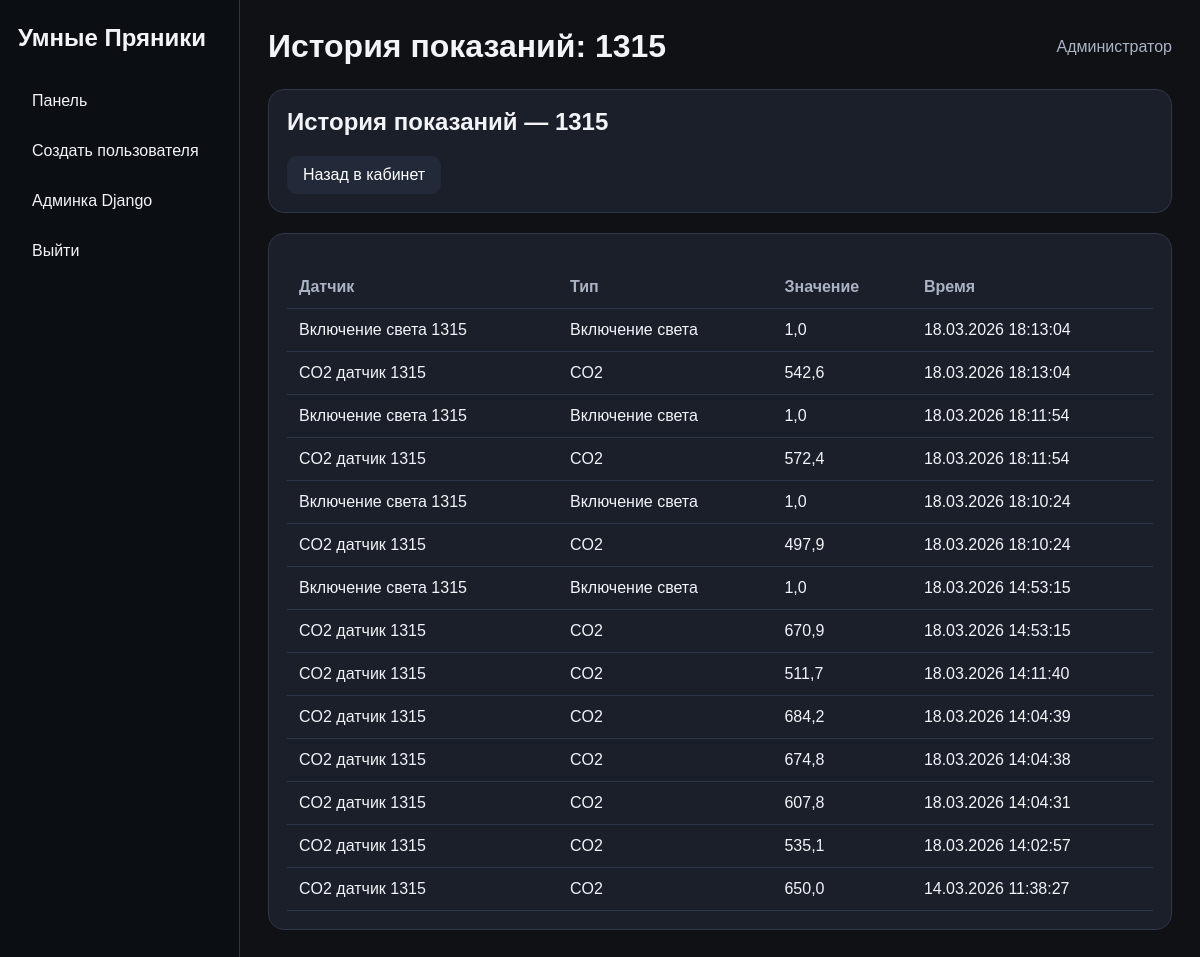
Page /dashboard/room/1/history/ (signed in) on the earlier database version.
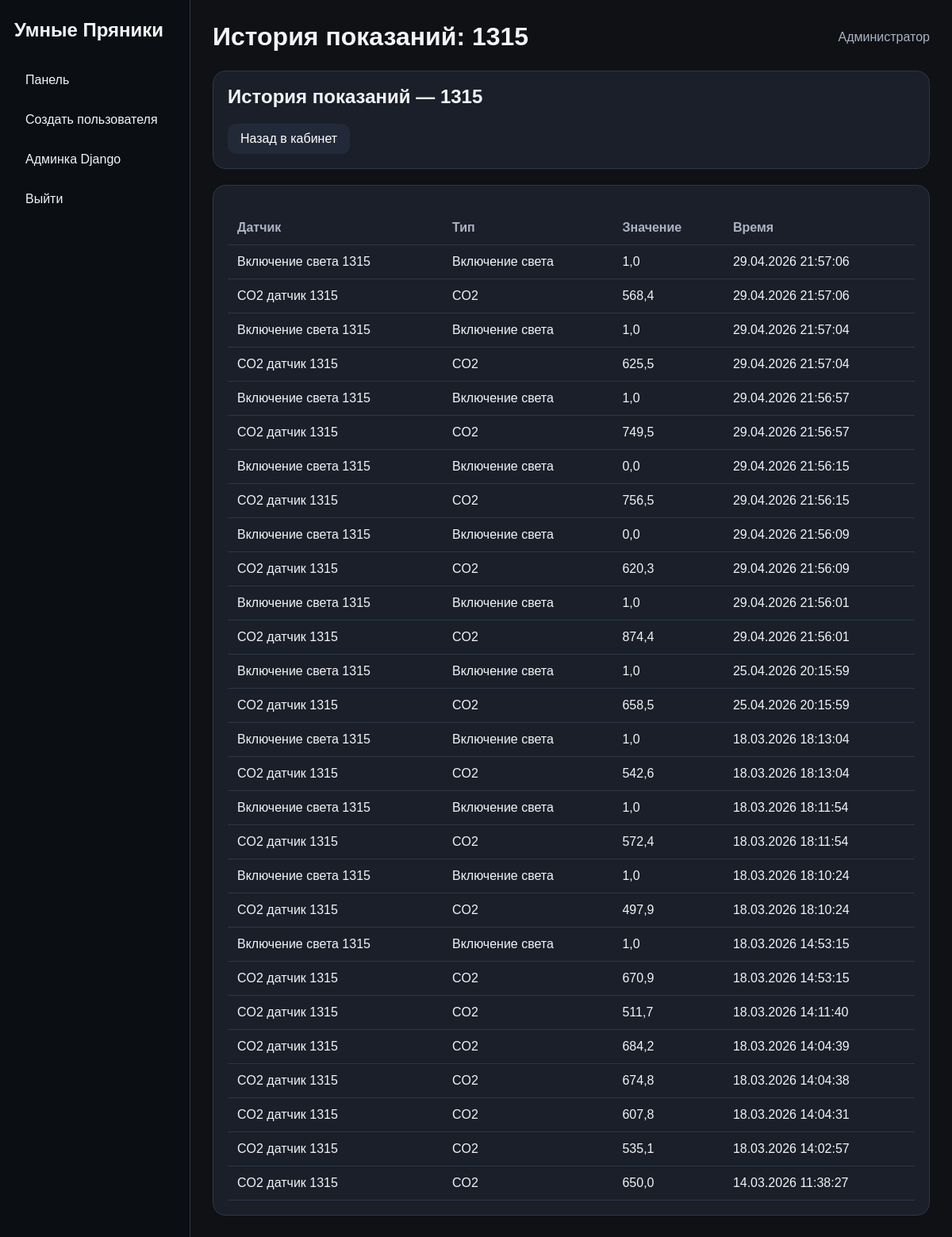
Same page on the later database version.
### university/models.py (models this page shows, shortened)
class SensorData(models.Model):
    sensor = models.ForeignKey(
        Sensor,
        verbose_name="Датчик",
        on_delete=models.CASCADE,
    )
    value = models.FloatField("Значение")
    created_at = models.DateTimeField("Время записи", auto_now_add=True)
    class Meta:
        verbose_name = "Показание датчика"
        verbose_name_plural = "Показания датчиков"
        ordering = ("-created_at",)

class Sensor(models.Model):
    STATUS_CHOICES = [
        ("active", "Работает"),
        ("error", "Ошибка"),
        ("disabled", "Выключен"),
    ]
    room = models.ForeignKey(
        Room,
        verbose_name="Кабинет",
        on_delete=models.CASCADE,
    )
    sensor_type = models.ForeignKey(
        SensorType,
        verbose_name="Тип датчика",
        on_delete=models.CASCADE,
    )
    name = models.CharField("Название датчика", max_length=100)
    status = models.CharField(
        "Статус",
        max_length=20,
        choices=STATUS_CHOICES,
        default="active",
    )
    last_value = models.FloatField("Последнее значение", null=True, blank=True)
    last_updated = models.DateTimeField("Время последнего обновления", auto_now=True)
    class Meta:
        verbose_name = "Датчик"
        verbose_name_plural = "Датчики"

class SensorType(models.Model):
    name = models.CharField("Название типа датчика", max_length=100)
    class Meta:
        verbose_name = "Тип датчика"
        verbose_name_plural = "Типы датчиков"

### university/views.py (the view)
# urls.py: path("dashboard/room/<int:room_id>/history/", views.room_history, name="room_history"),
@moderator_or_admin_required
def room_history(request, room_id):
    room = get_object_or_404(Room, pk=room_id)
    history = (
        SensorData.objects.filter(sensor__room=room)
        .select_related("sensor", "sensor__sensor_type")
        .order_by("-created_at")[:100]
    )
    context = {
        "room": room,
        "history": history,
        "title": f"История показаний: {room.name}",
    }
    return render(request, "dashboard/history.html", context)

### university/context_processors.py (called while the page is built, shortened)
def unread_notification_popup(request):
    if not request.user.is_authenticated:
        return {"popup_notifications": []}
    if request.session.get("notifications_popup_shown") is True:
        return {"popup_notifications": []}

### university/templates/dashboard/history.html
{% extends "dashboard/base.html" %}
{% block content %}
<div class="card">
    <h2>История показаний — {{ room.name }}</h2>
    <div class="actions">
        <a class="btn btn-secondary" href="{% url 'university:room_detail' room.id %}">Назад в кабинет</a>
    </div>
</div>
<div class="card" style="margin-top: 20px;">
    <table>
        <thead>
            <tr>
                <th>Датчик</th>
                <th>Тип</th>
                <th>Значение</th>
                <th>Время</th>
            </tr>
        </thead>
        <tbody>
            {% for item in history %}
                <tr>
                    <td>{{ item.sensor.name }}</td>
                    <td>{{ item.sensor.sensor_type.name }}</td>
                    <td>{{ item.value }}</td>
                    <td>{{ item.created_at|date:"d.m.Y H:i:s" }}</td>
                </tr>
            {% empty %}
                <tr>
                    <td colspan="4">История пуста.</td>
                </tr>
            {% endfor %}
        </tbody>
    </table>
</div>
{% endblock %}

Differences in the rows shown:
added SensorData: sensor.name "Включение света 1315", sensor.sensor_type.name "Включение света", value "1,0", created_at "29.04.2026 21:57:06"
added SensorData: sensor.name "CO2 датчик 1315", sensor.sensor_type.name "CO2", value "568,4", created_at "29.04.2026 21:57:06"
added SensorData: sensor.name "Включение света 1315", sensor.sensor_type.name "Включение света", value "1,0", created_at "29.04.2026 21:57:04"
added SensorData: sensor.name "CO2 датчик 1315", sensor.sensor_type.name "CO2", value "625,5", created_at "29.04.2026 21:57:04"
added SensorData: sensor.name "Включение света 1315", sensor.sensor_type.name "Включение света", value "1,0", created_at "29.04.2026 21:56:57"
added SensorData: sensor.name "CO2 датчик 1315", sensor.sensor_type.name "CO2", value "749,5", created_at "29.04.2026 21:56:57"
added SensorData: sensor.name "Включение света 1315", sensor.sensor_type.name "Включение света", value "0,0", created_at "29.04.2026 21:56:15"
added SensorData: sensor.name "CO2 датчик 1315", sensor.sensor_type.name "CO2", value "756,5", created_at "29.04.2026 21:56:15"
added SensorData: sensor.name "Включение света 1315", sensor.sensor_type.name "Включение света", value "0,0", created_at "29.04.2026 21:56:09"
added SensorData: sensor.name "CO2 датчик 1315", sensor.sensor_type.name "CO2", value "620,3", created_at "29.04.2026 21:56:09"
added SensorData: sensor.name "Включение света 1315", sensor.sensor_type.name "Включение света", value "1,0", created_at "29.04.2026 21:56:01"
added SensorData: sensor.name "CO2 датчик 1315", sensor.sensor_type.name "CO2", value "874,4", created_at "29.04.2026 21:56:01"
added SensorData: sensor.name "Включение света 1315", sensor.sensor_type.name "Включение света", value "1,0", created_at "25.04.2026 20:15:59"
added SensorData: sensor.name "CO2 датчик 1315", sensor.sensor_type.name "CO2", value "658,5", created_at "25.04.2026 20:15:59"
